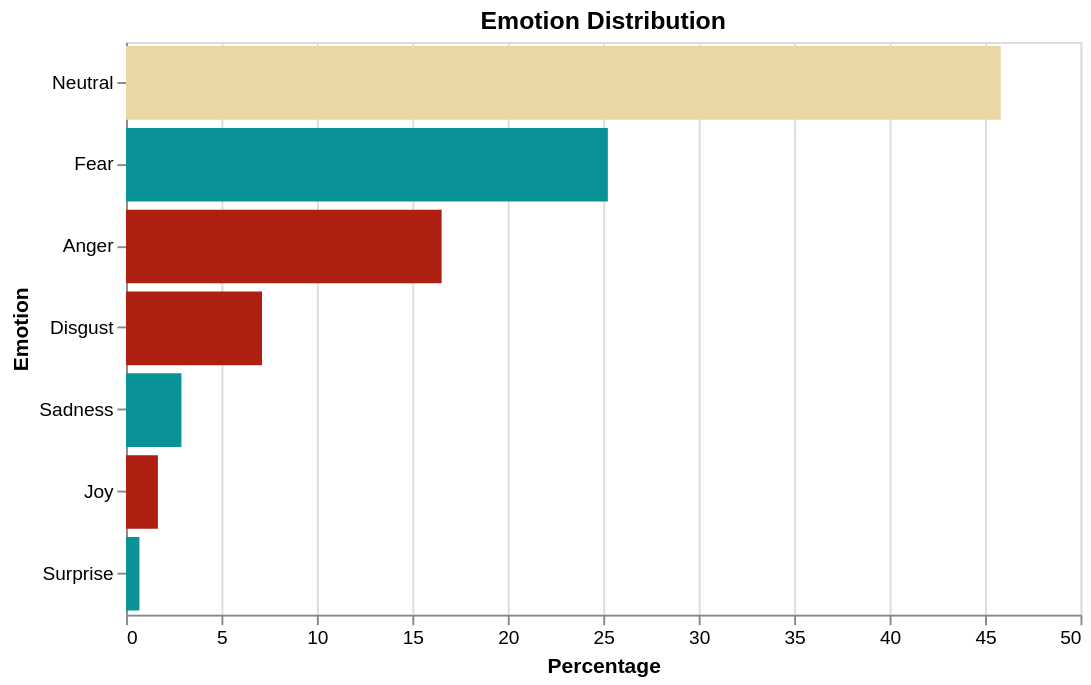

Specify this chart in Vega-Lite:
### Vega-Lite specification from a JSON file in a GitHub repository (floating-point values rounded to 4 significant figures)
{"$schema": "https://vega.github.io/schema/vega-lite/v5.20.1.json", "config": {"view": {"continuousHeight": 300, "continuousWidth": 300}}, "data": {"name": "data-33621aae8232034098f501c4c4fafc2b"}, "datasets": {"data-33621aae8232034098f501c4c4fafc2b": [{"Origine": "Reddit_Commenti", "count": 188, "gordon_ai_emotion_label": "Anger", "percentage": 16.53}, {"Origine": "Reddit_Commenti", "count": 81, "gordon_ai_emotion_label": "Disgust", "percentage": 7.124}, {"Origine": "Reddit_Commenti", "count": 287, "gordon_ai_emotion_label": "Fear", "percentage": 25.24}, {"Origine": "Reddit_Commenti", "count": 19, "gordon_ai_emotion_label": "Joy", "percentage": 1.671}, {"Origine": "Reddit_Commenti", "count": 521, "gordon_ai_emotion_label": "Neutral", "percentage": 45.82}, {"Origine": "Reddit_Commenti", "count": 33, "gordon_ai_emotion_label": "Sadness", "percentage": 2.902}, {"Origine": "Reddit_Commenti", "count": 8, "gordon_ai_emotion_label": "Surprise", "percentage": 0.7036}, {"Origine": "Reddit_Post", "count": 55, "gordon_ai_emotion_label": "Anger", "percentage": 13.85}, {"Origine": "Reddit_Post", "count": 30, "gordon_ai_emotion_label": "Disgust", "percentage": 7.557}, {"Origine": "Reddit_Post", "count": 189, "gordon_ai_emotion_label": "Fear", "percentage": 47.61}, {"Origine": "Reddit_Post", "count": 5, "gordon_ai_emotion_label": "Joy", "percentage": 1.259}, {"Origine": "Reddit_Post", "count": 106, "gordon_ai_emotion_label": "Neutral", "percentage": 26.7}, {"Origine": "Reddit_Post", "count": 12, "gordon_ai_emotion_label": "Sadness", "percentage": 3.023}]}, "encoding": {"color": {"field": "gordon_ai_emotion_label", "legend": null, "scale": {"domain": ["Anger", "Disgust", "Fear", "Joy", "Neutral", "Sadness", "Surprise"], "range": ["#ae2012", "#ae2012", "#0a9396", "#ae2012", "#e9d8a6", "#0a9396", "#0a9396"]}, "title": "Emotion", "type": "nominal"}, "tooltip": [{"field": "gordon_ai_emotion_label", "title": "Emotion", "type": "nominal"}, {"field": "Origine", "title": "Source", "type": "nominal"}, {"field": "count", "title": "Count", "type": "quantitative"}, {"field": "percentage", "format": ".1f", "title": "Percent", "type": "quantitative"}], "x": {"field": "percentage", "title": "Percentage", "type": "quantitative"}, "y": {"field": "gordon_ai_emotion_label", "sort": "-x", "title": "Emotion", "type": "nominal"}}, "height": 300, "mark": {"type": "bar"}, "params": [{"bind": {"input": "select", "name": "Select Reddit Source: ", "options": ["Reddit_Commenti", "Reddit_Post"]}, "name": "param_3", "select": {"fields": ["Origine"], "type": "point"}, "value": "Reddit_Commenti"}], "title": "Emotion Distribution", "transform": [{"filter": {"param": "param_3"}}], "width": 500}
